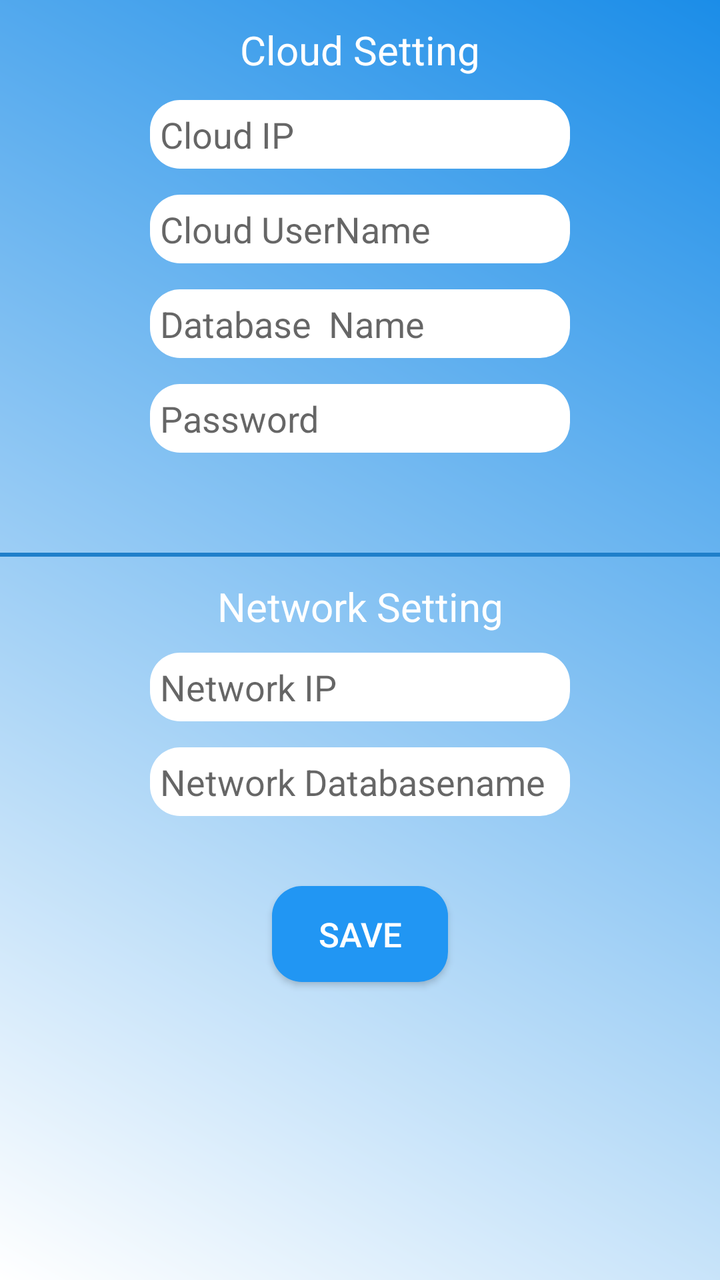
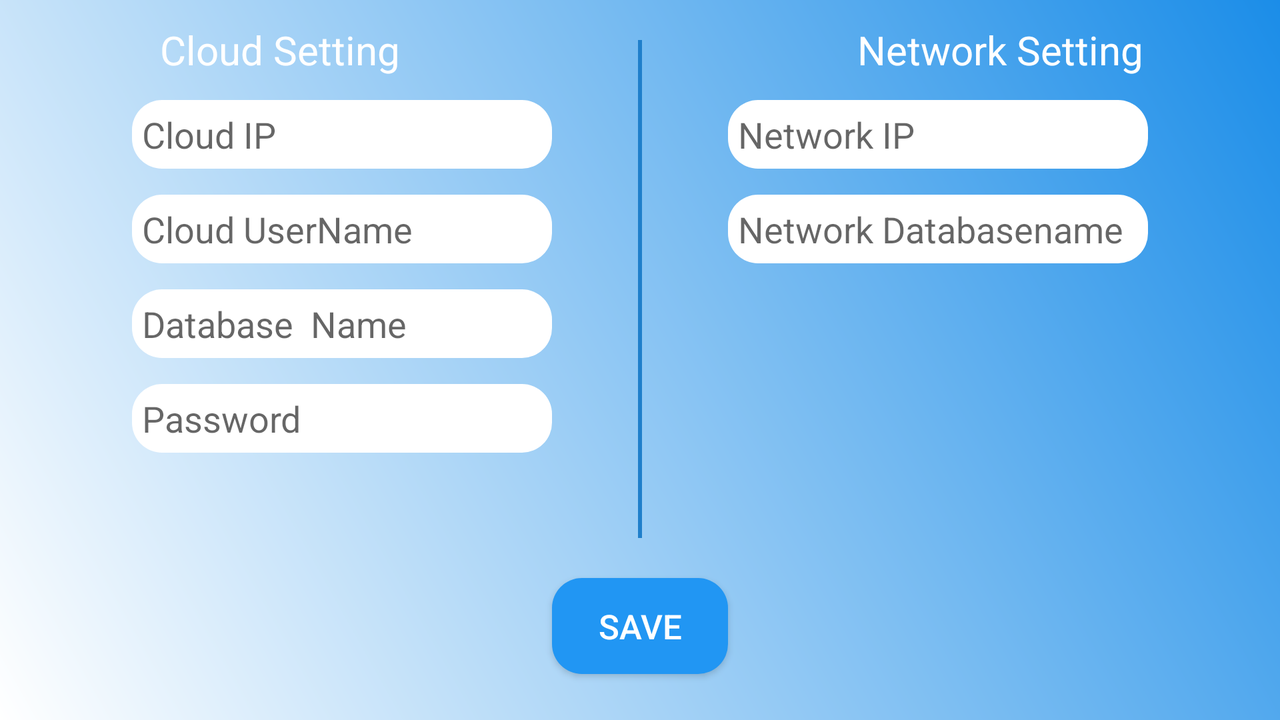

First picture: res/layout/ on a phone held upright. Second picture: the repository's own variant of that layout, on a device whose configuration matches the variant's folder. Source for both follows.
<!-- AndroidManifest.xml: application theme Theme.AppCompat.Light.NoActionBar -->
<!-- res/layout/connection_setting.xml -->
<?xml version="1.0" encoding="utf-8"?>
<RelativeLayout xmlns:android="http://schemas.android.com/apk/res/android"
    android:orientation="vertical" android:layout_width="match_parent"
    android:layout_height="match_parent"
    android:background="@drawable/gradient">
    
    <TextView
        android:layout_width="match_parent"
        android:layout_height="50dp"
        android:text="Cloud Setting"
        android:gravity="center"
        android:textSize="20dp"
        android:textColor="@color/white"/>
    <EditText
        android:id="@+id/ip_cloud"
        android:layout_width="wrap_content"
        android:layout_height="wrap_content"
        android:layout_marginTop="50dp"
        android:hint="Cloud IP"
        style="@style/edittext_style"
        android:inputType="textPersonName"
        android:layout_alignParentTop="true"
        android:layout_centerHorizontal="true" />

    <EditText
        android:id="@+id/username_cloud"
        android:layout_width="wrap_content"
        android:layout_height="wrap_content"
        android:layout_alignEnd="@+id/ip_cloud"
        android:layout_below="@+id/ip_cloud"
        android:layout_marginTop="13dp"
        android:hint="Cloud UserName"
        android:inputType="textPersonName"
        style="@style/edittext_style"
 />

    <EditText
        android:id="@+id/database_name_cloud"
        android:layout_width="wrap_content"
        android:layout_height="wrap_content"
        android:layout_alignStart="@+id/username_cloud"
        android:layout_below="@+id/username_cloud"
        android:layout_marginTop="13dp"
        android:hint="Database  Name"
        style="@style/edittext_style"
        android:inputType="textPersonName" />

    <EditText
        android:id="@+id/database_password_cloud"
        android:layout_width="wrap_content"
        android:layout_height="wrap_content"
        android:layout_alignEnd="@+id/database_name_cloud"
        android:layout_below="@+id/database_name_cloud"
        android:layout_marginTop="13dp"
        android:hint="Password"
        style="@style/edittext_style"
        android:inputType="textPersonName" />
    <View
        android:id="@+id/line_break"
        android:layout_width="match_parent"
        android:layout_height="2dp"
        android:layout_marginTop="50sp"
        android:layout_below="@+id/database_password_cloud"
        android:background="@color/colorPrimaryDark" />
    
    <TextView
        android:layout_width="match_parent"
        android:layout_height="50dp"
        android:text="Network Setting"
        android:gravity="center"
        android:textSize="20dp"
        android:layout_below="@+id/line_break"
        android:textColor="@color/white"/>

    <EditText
        android:id="@+id/network_ip"
        android:layout_width="wrap_content"
        android:layout_height="wrap_content"
        android:layout_alignEnd="@+id/database_password_cloud"
        android:layout_below="@+id/database_password_cloud"
        android:layout_marginTop="100dp"
        android:inputType="textPersonName"
        android:hint="Network IP"
        style="@style/edittext_style"/>

    <EditText
        android:id="@+id/network_databasename"
        android:layout_width="wrap_content"
        android:layout_height="wrap_content"
        android:layout_alignEnd="@+id/network_ip"
        android:layout_below="@+id/network_ip"
        android:layout_marginTop="13dp"
        android:inputType="textPersonName"
        android:hint="Network Databasename"
        style="@style/edittext_style"/>

    <Button
        android:id="@+id/button"
        android:layout_width="wrap_content"
        android:layout_height="wrap_content"
        android:layout_below="@+id/network_databasename"
        android:layout_centerHorizontal="true"
        android:layout_marginTop="35dp"
        style="@style/button_style"
        android:text="Save" />
</RelativeLayout>
<!-- resources referenced by this layout -->
<resources>
  <color name="colorPrimaryDark">#1f7fca</color>
  <color name="white">#ffffff</color>
  <!-- drawable gradient (drawable) -->
  <?xml version="1.0" encoding="utf-8"?>
  <shape xmlns:android="http://schemas.android.com/apk/res/android"
      android:shape="rectangle">
      <gradient
          android:endColor="@color/endcolor_gradient"
          android:startColor="@color/startcolor_gradient"
          android:angle="225"/>
  </shape>
  <style name="button_style">
          <item name="android:textColor">@color/white</item>
          <item name="android:textSize">17sp</item>
          <item name="android:background">@drawable/button_shape</item>
      </style>
  <style name="edittext_style">
          <item name="android:padding">5dp</item>
          <item name="android:ems">10</item>
          <item name="android:background">@drawable/edittext_shape</item>
      </style>
  <color name="endcolor_gradient">#ffffff</color>
  <color name="startcolor_gradient">#1b8de8</color>
  <!-- drawable button_shape (drawable) -->
  <?xml version="1.0" encoding="utf-8"?>
  <shape xmlns:android="http://schemas.android.com/apk/res/android"
      android:shape="rectangle" android:padding="10dp">
      <solid android:color="@color/colorPrimary" />
      <corners
          android:bottomRightRadius="15dp"
          android:bottomLeftRadius="15dp"
          android:topLeftRadius="15dp"
          android:topRightRadius="15dp"/>
  </shape>
  <!-- drawable edittext_shape (drawable) -->
  <?xml version="1.0" encoding="utf-8"?>
  <layer-list xmlns:android="http://schemas.android.com/apk/res/android">
      <item>
          <shape xmlns:android="http://schemas.android.com/apk/res/android"
              android:shape="rectangle" android:padding="10dp">
              <solid android:color="@color/white" />
              <corners
                  android:bottomRightRadius="15dp"
                  android:bottomLeftRadius="15dp"
                  android:topLeftRadius="15dp"
                  android:topRightRadius="15dp"/>
          </shape>
      </item>
  </layer-list>
  <color name="colorPrimary">#2196f3</color>
</resources>
<!-- res/layout-land/connection_setting.xml (the repository's variant of the layout above) -->
<!-- drawn on the phone turned sideways -->
<?xml version="1.0" encoding="utf-8"?>
<RelativeLayout xmlns:android="http://schemas.android.com/apk/res/android"
    android:orientation="vertical" android:layout_width="match_parent"
    android:layout_height="match_parent"
    android:background="@drawable/gradient">
    
    <TextView
        android:layout_width="280dp"
        android:layout_height="50dp"
        android:text="Cloud Setting"
        android:gravity="center"
        android:textSize="20dp"
        android:textColor="@color/white"
        android:id="@+id/textView" />
    <EditText
        android:id="@+id/ip_cloud"
        android:layout_width="wrap_content"
        android:layout_height="wrap_content"
        android:hint="Cloud IP"
        style="@style/edittext_style"
        android:inputType="textPersonName"
        android:layout_below="@+id/textView"
        android:layout_toStartOf="@+id/save_bt" />

    <EditText
        android:id="@+id/username_cloud"
        android:layout_width="wrap_content"
        android:layout_height="wrap_content"
        android:layout_alignEnd="@+id/ip_cloud"
        android:layout_below="@+id/ip_cloud"
        android:layout_marginTop="13dp"
        style="@style/edittext_style"
        android:hint="Cloud UserName"
        android:inputType="textPersonName"
 />

    <EditText
        android:id="@+id/database_name_cloud"
        android:layout_width="wrap_content"
        android:layout_height="wrap_content"
        android:layout_alignStart="@+id/username_cloud"
        android:layout_below="@+id/username_cloud"
        android:layout_marginTop="13dp"
        android:hint="Database  Name"
        style="@style/edittext_style"
        android:inputType="textPersonName" />

    <EditText
        android:id="@+id/database_password_cloud"
        android:layout_width="wrap_content"
        android:layout_height="wrap_content"
        android:layout_alignEnd="@+id/database_name_cloud"
        android:layout_below="@+id/database_name_cloud"
        android:layout_marginTop="13dp"
        android:hint="Password"
        style="@style/edittext_style"
        android:inputType="textPersonName" />
    <View
        android:id="@+id/line_break"
        android:layout_width="2dp"
        android:layout_height="match_parent"
        android:layout_marginTop="20sp"
        android:layout_centerVertical="true"
        android:layout_centerHorizontal="true"
        android:layout_above="@+id/save_bt"
        android:background="@color/colorPrimaryDark" />
    
    <TextView
        android:id="@+id/network_setting_text"
        android:layout_width="280dp"
        android:layout_height="50dp"
        android:text="Network Setting"
        android:gravity="center"
        android:textSize="20dp"
        android:textColor="@color/white"
        android:layout_alignBottom="@+id/textView"
        android:layout_alignParentEnd="true" />

    <EditText
        android:id="@+id/network_ip"
        android:layout_width="wrap_content"
        android:layout_height="wrap_content"
        android:inputType="textPersonName"
        android:hint="Network IP"
        style="@style/edittext_style"
        android:layout_below="@+id/network_setting_text"
        android:layout_toEndOf="@+id/save_bt" />

    <EditText
        android:id="@+id/network_databasename"
        android:layout_width="wrap_content"
        android:layout_height="wrap_content"
        android:layout_alignEnd="@+id/network_ip"
        android:layout_below="@+id/network_ip"
        android:layout_marginTop="13dp"
        android:inputType="textPersonName"
        android:hint="Network Databasename"
        style="@style/edittext_style"/>

    <Button
        android:id="@+id/save_bt"
        android:layout_width="wrap_content"
        android:layout_height="wrap_content"
        style="@style/button_style"
        android:text="save"
        android:layout_marginTop="20dp"
        android:layout_alignParentBottom="true"
        android:layout_centerHorizontal="true"
        android:layout_marginBottom="23dp" />
</RelativeLayout>
